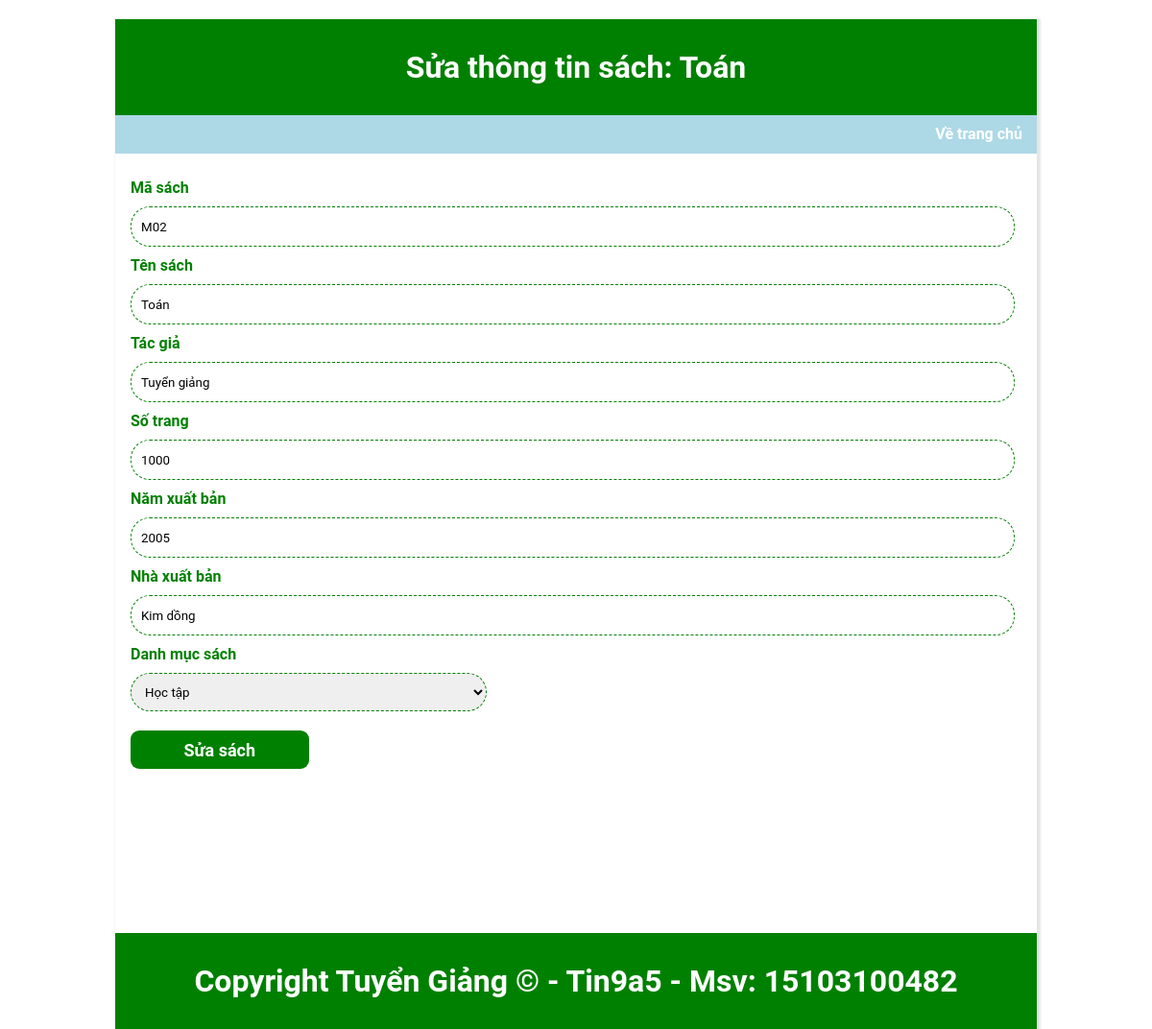
The app's page /edit-sach.php?id=6 with its own data.
### tables this page shows
CREATE TABLE IF NOT EXISTS `t_sach` (
  `id` int(11) NOT NULL,
  `masach` varchar(15) NOT NULL,
  `tensach` varchar(50) NOT NULL,
  `tacgia` varchar(30) NOT NULL,
  `sotrang` int(11) NOT NULL,
  `namxb` int(11) NOT NULL,
  `nxb` varchar(30) NOT NULL,
  `madm` int(11) NOT NULL
);

CREATE TABLE IF NOT EXISTS `t_danhmuc` (
  `id` int(11) NOT NULL,
  `madm` varchar(15) NOT NULL,
  `tendm` varchar(32) NOT NULL
);

### edit-sach.php (the view, shortened to what this page needs)
<?php
	require_once("inc/lib.php");
	$id=$_GET["id"];
	$sql="SELECT * FROM t_sach WHERE id='{$id}'";
	$query=mysqli_query($conn,$sql);
	$row=mysqli_fetch_array($query,MYSQLI_ASSOC);
 ?>
<!DOCTYPE html>
<html>
<head>
	<link rel="stylesheet" href="css/style.css" type="text/css">
</head>
<body>
	<h1>Sửa thông tin sách: <?php echo $row['tensach']; ?></h1>
	<div class="insert">
		<a style="float:right; margin-right:15px" href="index.php">Về trang chủ</a>
	</div>
	<form method="post">
		<label><h4>Mã sách</h4>
			<input type="text" name="masach" value="<?php echo $row['masach'];?>">
		</label>
		<label><h4>Tên sách</h4>
			<input type="text" name="tensach" value="<?php echo $row['tensach'];?>">
		</label>
		<label><h4>Tác giả</h4>
			<input type="text" name="tacgia" value="<?php echo $row['tacgia'];?>">
		</label>
		<label><h4>Số trang</h4>
			<input type="number" name="sotrang" value="<?php echo $row['sotrang'];?>">
		</label>
		<label><h4>Năm xuất bản</h4>
			<input type="number" name="namxb" value="<?php echo $row['namxb'];?>">
		</label>
		<label><h4>Nhà xuất bản</h4>
			<input type="text" name="nxb" value="<?php echo $row['nxb'];?>">
		</label>
		<label><h4>Danh mục sách</h4>
			<select name="madm">
				<?php
					$sql="SELECT * FROM t_danhmuc";
					$query=mysqli_query($conn,$sql);
					while($row1=mysqli_fetch_array($query,MYSQLI_ASSOC)):
				 ?>
				 	<option <?php if($row['madm']== $row1['id']){echo 'selected';}?> value="<?php echo $row1['id'];?>"><?php echo $row1['tendm']; ?></option>
				 <?php
				 	endwhile;
				  ?>
			</select>
		</label>
		<center><button type="submit">Sửa sách</button></center>
	</form>
	<h1>Copyright Tuyển Giảng &copy; - Tin9a5 - Msv: 15103100482</h1>
</body>
</html>

### css/style.css (style rules this page uses)
* { margin:0; padding:0; font-family:roboto,arial; }
body { width:80%; margin:auto; margin-top:20px; box-shadow:2px 2px 2px 2px rgba(0,0,0,0.1); }
h1 { width:100%; height:100px; line-height:100px; text-align:center; background:green; color:white; }
h4 { color:green; margin-top:10px; }
a { text-decoration:none; }
.insert { width:100%; height:40px; line-height:40px; font-weight:bold; background:lightblue; }
.insert a { color:white; text-align:center; }
form { padding:1em; height:780px; }
input { width:98%; height:40px; border:1px dashed green; margin-top:10px; border-radius:1.5em; padding-left:10px; }
select { width:40%; height:40px; border:1px dashed green; margin-top:10px; border-radius:1.5em; padding-left:10px; }
button { float:left; width:20%; height:40px; border:none; background:green; color:white; cursor:pointer; font-weight:bold; font-size:18px; border-radius:0.5em; margin-top:20px; }

### records on screen
t_sach: tensach "Toán", masach "M02", tacgia "Tuyển giảng", sotrang "1000", namxb "2005", nxb "Kim dồng", madm "Học tập"
